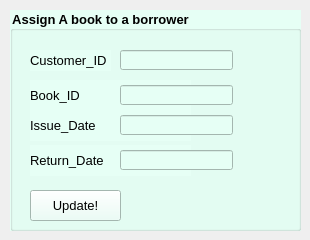
      <widget class="QWidget" name="page_8">
       <widget class="QGroupBox" name="groupBox_8">
        <property name="geometry">
         <rect>
          <x>10</x>
          <y>10</y>
          <width>291</width>
          <height>221</height>
         </rect>
        </property>
        <property name="font">
         <font>
          <pointsize>10</pointsize>
          <weight>75</weight>
          <bold>true</bold>
         </font>
        </property>
        <property name="styleSheet">
         <string notr="true">background-color: rgb(230, 255, 245);</string>
        </property>
        <property name="title">
         <string>Assign A book to a borrower</string>
        </property>
        <widget class="QLabel" name="label_51">
         <property name="geometry">
          <rect>
           <x>20</x>
           <y>40</y>
           <width>81</width>
           <height>21</height>
          </rect>
         </property>
         <property name="font">
          <font>
           <pointsize>10</pointsize>
           <weight>50</weight>
           <bold>false</bold>
          </font>
         </property>
         <property name="text">
          <string>Customer_ID</string>
         </property>
        </widget>
        <widget class="QLineEdit" name="lineEdit_23">
         <property name="geometry">
          <rect>
           <x>110</x>
           <y>40</y>
           <width>113</width>
           <height>20</height>
          </rect>
         </property>
        </widget>
        <widget class="QLabel" name="label_52">
         <property name="geometry">
          <rect>
           <x>20</x>
           <y>70</y>
           <width>161</width>
           <height>31</height>
          </rect>
         </property>
         <property name="font">
          <font>
           <pointsize>10</pointsize>
           <weight>50</weight>
           <bold>false</bold>
          </font>
         </property>
         <property name="text">
          <string>Book_ID</string>
         </property>
        </widget>
        <widget class="QPushButton" name="pushButton_6">
         <property name="geometry">
          <rect>
           <x>20</x>
           <y>180</y>
           <width>91</width>
           <height>31</height>
          </rect>
         </property>
         <property name="palette">
          <palette>
           <active>
            <colorrole role="WindowText">
             <brush brushstyle="SolidPattern">
              <color alpha="255">
               <red>0</red>
               <green>0</green>
               <blue>0</blue>
              </color>
             </brush>
            </colorrole>
            <colorrole role="Button">
             <brush brushstyle="SolidPattern">
              <color alpha="255">
               <red>230</red>
               <green>255</green>
               <blue>245</blue>
              </color>
             </brush>
            </colorrole>
            <colorrole role="Light">
             <brush brushstyle="SolidPattern">
              <color alpha="255">
               <red>255</red>
               <green>255</green>
               <blue>255</blue>
              </color>
             </brush>
            </colorrole>
            <colorrole role="Midlight">
             <brush brushstyle="SolidPattern">
              <color alpha="255">
               <red>255</red>
               <green>255</green>
               <blue>255</blue>
              </color>
             </brush>
            </colorrole>
            <colorrole role="Dark">
             <brush brushstyle="SolidPattern">
              <color alpha="255">
               <red>127</red>
               <green>127</green>
               <blue>127</blue>
              </color>
             </brush>
            </colorrole>
            <colorrole role="Mid">
             <brush brushstyle="SolidPattern">
              <color alpha="255">
               <red>170</red>
               <green>170</green>
               <blue>170</blue>
              </color>
             </brush>
            </colorrole>
            <colorrole role="Text">
             <brush brushstyle="SolidPattern">
              <color alpha="255">
               <red>0</red>
               <green>0</green>
               <blue>0</blue>
              </color>
             </brush>
            </colorrole>
            <colorrole role="BrightText">
             <brush brushstyle="SolidPattern">
              <color alpha="255">
               <red>255</red>
               <green>255</green>
               <blue>255</blue>
              </color>
             </brush>
            </colorrole>
            <colorrole role="ButtonText">
             <brush brushstyle="SolidPattern">
              <color alpha="255">
               <red>0</red>
               <green>0</green>
               <blue>0</blue>
              </color>
             </brush>
            </colorrole>
            <colorrole role="Base">
             <brush brushstyle="SolidPattern">
              <color alpha="255">
               <red>230</red>
               <green>255</green>
               <blue>245</blue>
              </color>
             </brush>
            </colorrole>
            <colorrole role="Window">
             <brush brushstyle="SolidPattern">
              <color alpha="255">
               <red>230</red>
               <green>255</green>
               <blue>245</blue>
              </color>
             </brush>
            </colorrole>
            <colorrole role="Shadow">
             <brush brushstyle="SolidPattern">
              <color alpha="255">
               <red>0</red>
               <green>0</green>
               <blue>0</blue>
              </color>
             </brush>
            </colorrole>
            <colorrole role="AlternateBase">
             <brush brushstyle="SolidPattern">
              <color alpha="255">
               <red>255</red>
               <green>255</green>
               <blue>255</blue>
              </color>
             </brush>
            </colorrole>
            <colorrole role="ToolTipBase">
             <brush brushstyle="SolidPattern">
              <color alpha="255">
               <red>255</red>
               <green>255</green>
               <blue>220</blue>
              </color>
             </brush>
            </colorrole>
            <colorrole role="ToolTipText">
             <brush brushstyle="SolidPattern">
              <color alpha="255">
               <red>0</red>
               <green>0</green>
               <blue>0</blue>
              </color>
             </brush>
            </colorrole>
           </active>
           <inactive>
            <colorrole role="WindowText">
             <brush brushstyle="SolidPattern">
              <color alpha="255">
               <red>0</red>
               <green>0</green>
               <blue>0</blue>
              </color>
             </brush>
            </colorrole>
            <colorrole role="Button">
             <brush brushstyle="SolidPattern">
              <color alpha="255">
               <red>230</red>
               <green>255</green>
               <blue>245</blue>
              </color>
             </brush>
            </colorrole>
            <colorrole role="Light">
             <brush brushstyle="SolidPattern">
              <color alpha="255">
               <red>255</red>
               <green>255</green>
               <blue>255</blue>
              </color>
             </brush>
            </colorrole>
            <colorrole role="Midlight">
             <brush brushstyle="SolidPattern">
              <color alpha="255">
               <red>255</red>
               <green>255</green>
               <blue>255</blue>
              </color>
             </brush>
            </colorrole>
            <colorrole role="Dark">
             <brush brushstyle="SolidPattern">
              <color alpha="255">
               <red>127</red>
               <green>127</green>
               <blue>127</blue>
              </color>
             </brush>
            </colorrole>
            <colorrole role="Mid">
             <brush brushstyle="SolidPattern">
              <color alpha="255">
               <red>170</red>
               <green>170</green>
               <blue>170</blue>
              </color>
             </brush>
            </colorrole>
            <colorrole role="Text">
             <brush brushstyle="SolidPattern">
              <color alpha="255">
               <red>0</red>
               <green>0</green>
               <blue>0</blue>
              </color>
             </brush>
            </colorrole>
            <colorrole role="BrightText">
             <brush brushstyle="SolidPattern">
              <color alpha="255">
               <red>255</red>
               <green>255</green>
               <blue>255</blue>
              </color>
             </brush>
            </colorrole>
            <colorrole role="ButtonText">
             <brush brushstyle="SolidPattern">
              <color alpha="255">
               <red>0</red>
               <green>0</green>
               <blue>0</blue>
              </color>
             </brush>
            </colorrole>
            <colorrole role="Base">
             <brush brushstyle="SolidPattern">
              <color alpha="255">
               <red>230</red>
               <green>255</green>
               <blue>245</blue>
              </color>
             </brush>
            </colorrole>
            <colorrole role="Window">
             <brush brushstyle="SolidPattern">
              <color alpha="255">
               <red>230</red>
               <green>255</green>
               <blue>245</blue>
              </color>
             </brush>
            </colorrole>
            <colorrole role="Shadow">
             <brush brushstyle="SolidPattern">
              <color alpha="255">
               <red>0</red>
               <green>0</green>
               <blue>0</blue>
              </color>
             </brush>
            </colorrole>
            <colorrole role="AlternateBase">
             <brush brushstyle="SolidPattern">
              <color alpha="255">
               <red>255</red>
               <green>255</green>
               <blue>255</blue>
              </color>
             </brush>
            </colorrole>
            <colorrole role="ToolTipBase">
             <brush brushstyle="SolidPattern">
              <color alpha="255">
               <red>255</red>
               <green>255</green>
               <blue>220</blue>
              </color>
             </brush>
            </colorrole>
            <colorrole role="ToolTipText">
             <brush brushstyle="SolidPattern">
              <color alpha="255">
               <red>0</red>
               <green>0</green>
               <blue>0</blue>
              </color>
             </brush>
            </colorrole>
           </inactive>
           <disabled>
            <colorrole role="WindowText">
             <brush brushstyle="SolidPattern">
              <color alpha="255">
               <red>127</red>
               <green>127</green>
               <blue>127</blue>
              </color>
             </brush>
            </colorrole>
            <colorrole role="Button">
             <brush brushstyle="SolidPattern">
              <color alpha="255">
               <red>230</red>
               <green>255</green>
               <blue>245</blue>
              </color>
             </brush>
            </colorrole>
            <colorrole role="Light">
             <brush brushstyle="SolidPattern">
              <color alpha="255">
               <red>255</red>
               <green>255</green>
               <blue>255</blue>
              </color>
             </brush>
            </colorrole>
            <colorrole role="Midlight">
             <brush brushstyle="SolidPattern">
              <color alpha="255">
               <red>255</red>
               <green>255</green>
               <blue>255</blue>
              </color>
             </brush>
            </colorrole>
            <colorrole role="Dark">
             <brush brushstyle="SolidPattern">
              <color alpha="255">
               <red>127</red>
               <green>127</green>
               <blue>127</blue>
              </color>
             </brush>
            </colorrole>
            <colorrole role="Mid">
             <brush brushstyle="SolidPattern">
              <color alpha="255">
               <red>170</red>
               <green>170</green>
               <blue>170</blue>
              </color>
             </brush>
            </colorrole>
            <colorrole role="Text">
             <brush brushstyle="SolidPattern">
              <color alpha="255">
               <red>127</red>
               <green>127</green>
               <blue>127</blue>
              </color>
             </brush>
            </colorrole>
            <colorrole role="BrightText">
             <brush brushstyle="SolidPattern">
              <color alpha="255">
               <red>255</red>
               <green>255</green>
               <blue>255</blue>
              </color>
             </brush>
            </colorrole>
            <colorrole role="ButtonText">
             <brush brushstyle="SolidPattern">
              <color alpha="255">
               <red>127</red>
               <green>127</green>
               <blue>127</blue>
              </color>
             </brush>
            </colorrole>
            <colorrole role="Base">
             <brush brushstyle="SolidPattern">
              <color alpha="255">
               <red>230</red>
               <green>255</green>
               <blue>245</blue>
              </color>
             </brush>
            </colorrole>
            <colorrole role="Window">
             <brush brushstyle="SolidPattern">
              <color alpha="255">
               <red>230</red>
               <green>255</green>
               <blue>245</blue>
              </color>
             </brush>
            </colorrole>
            <colorrole role="Shadow">
             <brush brushstyle="SolidPattern">
              <color alpha="255">
               <red>0</red>
               <green>0</green>
               <blue>0</blue>
              </color>
             </brush>
            </colorrole>
            <colorrole role="AlternateBase">
             <brush brushstyle="SolidPattern">
              <color alpha="255">
               <red>255</red>
               <green>255</green>
               <blue>255</blue>
              </color>
             </brush>
            </colorrole>
            <colorrole role="ToolTipBase">
             <brush brushstyle="SolidPattern">
              <color alpha="255">
               <red>255</red>
               <green>255</green>
               <blue>220</blue>
              </color>
             </brush>
            </colorrole>
            <colorrole role="ToolTipText">
             <brush brushstyle="SolidPattern">
              <color alpha="255">
               <red>0</red>
               <green>0</green>
               <blue>0</blue>
              </color>
             </brush>
            </colorrole>
           </disabled>
          </palette>
         </property>
         <property name="font">
          <font>
           <pointsize>10</pointsize>
           <weight>50</weight>
           <bold>false</bold>
          </font>
         </property>
         <property name="cursor">
          <cursorShape>PointingHandCursor</cursorShape>
         </property>
         <property name="styleSheet">
          <string notr="true"/>
         </property>
         <property name="text">
          <string>Update!</string>
         </property>
        </widget>
        <widget class="QLineEdit" name="lineEdit_25">
         <property name="geometry">
          <rect>
           <x>110</x>
           <y>75</y>
           <width>113</width>
           <height>20</height>
          </rect>
         </property>
        </widget>
        <widget class="QLabel" name="label_53">
         <property name="geometry">
          <rect>
           <x>20</x>
           <y>100</y>
           <width>161</width>
           <height>31</height>
          </rect>
         </property>
         <property name="font">
          <font>
           <pointsize>10</pointsize>
           <weight>50</weight>
           <bold>false</bold>
          </font>
         </property>
         <property name="text">
          <string>Issue_Date</string>
         </property>
        </widget>
        <widget class="QLineEdit" name="lineEdit_26">
         <property name="geometry">
          <rect>
           <x>110</x>
           <y>105</y>
           <width>113</width>
           <height>20</height>
          </rect>
         </property>
        </widget>
        <widget class="QLabel" name="label_54">
         <property name="geometry">
          <rect>
           <x>20</x>
           <y>135</y>
           <width>161</width>
           <height>31</height>
          </rect>
         </property>
         <property name="font">
          <font>
           <pointsize>10</pointsize>
           <weight>50</weight>
           <bold>false</bold>
          </font>
         </property>
         <property name="text">
          <string>Return_Date</string>
         </property>
        </widget>
        <widget class="QLineEdit" name="lineEdit_27">
         <property name="geometry">
          <rect>
           <x>110</x>
           <y>140</y>
           <width>113</width>
           <height>20</height>
          </rect>
         </property>
        </widget>
       </widget>
      </widget>
